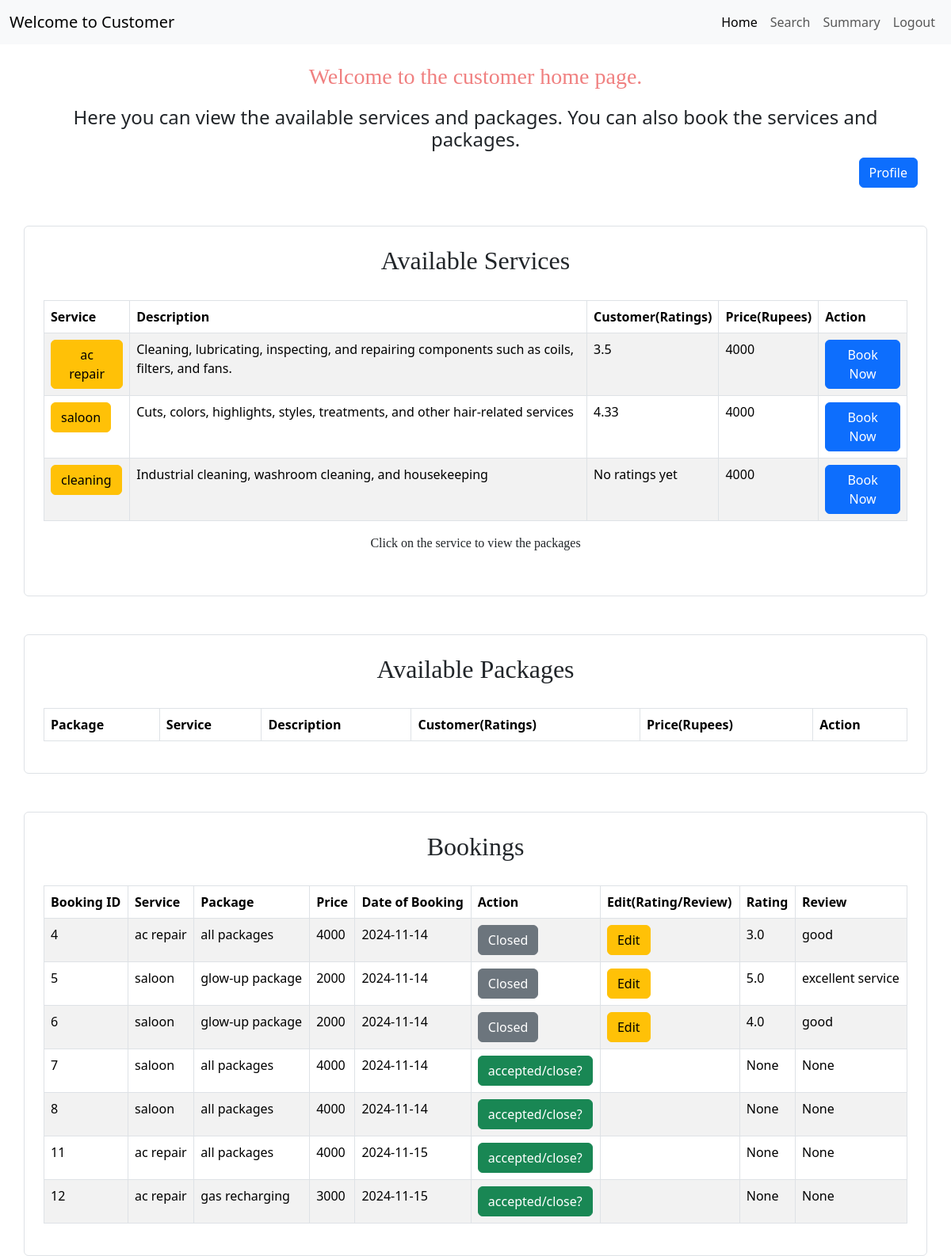
The app's page /customer/home (signed in) with its own data.
### backend/models.py (models this page shows)
class Service(db.Model):
    __tablename__ = 'services'
    id = db.Column(db.String, primary_key=True, nullable=False)
    description = db.Column(db.String, nullable=True)
    base_price = db.Column(db.Integer, nullable=False)
    rating = db.Column(db.Float, nullable=True)
    packages = db.relationship('Package', cascade="all,delete", backref='service', lazy=True)
    service_requests = db.relationship('ServiceRequest', cascade="all,delete", backref='service', lazy=True)
    professionals = db.relationship('Professional',cascade="all,delete" ,backref='service', lazy=True)

class ServiceRequest(db.Model):
    __tablename__ = 'service_requests'
    id = db.Column(db.Integer, primary_key=True)
    customer_id = db.Column(db.Integer, db.ForeignKey('customers.id',ondelete="SET NULL"), nullable=True)
    professional_id = db.Column(db.Integer, db.ForeignKey('professionals.id',ondelete="SET NULL"), nullable=True)
    service_id = db.Column(db.String, db.ForeignKey('services.id'), nullable=False)
    package_id = db.Column(db.String, db.ForeignKey('packages.id'), nullable=False)
    price=db.Column(db.Integer, nullable=False)
    date_of_request = db.Column(db.Date, nullable=False)
    status = db.Column(db.String, nullable=False)
    is_approved = db.Column(db.Boolean, nullable=False, default=False)
    review = db.Column(db.String, nullable=True)
    rating = db.Column(db.Float, nullable=True)

### backend/customer.py (the view, shortened to what this page needs)
@app.route('/customer/home', methods=['GET', 'POST'])
@auth_req
def cust_home():
    user_id = session.get('user_id')
    service_ratings = defaultdict(list)
    requests = ServiceRequest.query.all()
    for req in requests:
        if req.rating is not None:
            service_ratings[req.service_id].append(req.rating)
            if req.package_id != "All Packages" :
                service_ratings[req.package_id].append(req.rating)
    average_ratings = {}
    for service_id, ratings in service_ratings.items():
        average_ratings[service_id] = round(sum(ratings) / len(ratings),2)
    packages=[]
    customer = Customer.query.filter_by(user_id=user_id).first()
    if not customer:
        flash("Please login to access this page", "danger")
        return redirect(url_for('home'))
    service_requests = ServiceRequest.query.filter_by(customer_id=customer.id).all()
    services = Service.query.all()
    return render_template('customer/c_home.html', Services=services, service_requests=service_requests, average_ratings=average_ratings)

### backend/admin.py (called while the page is built)
def auth_req(func):
    @wraps(func)
    def decorated_function(*args, **kwargs):
        if 'user_id' not in session:
            flash("Please login to access this page", "success")
            return  redirect(url_for('home'))
        return func(*args, **kwargs)
    return decorated_function

### templates/customer/c_home.html (shortened to what this page needs)
{% extends 'layout.html' %}
{% block content %}
<nav class="navbar navbar-expand-lg bg-body-tertiary mb-4">
    <div class="container-fluid">
        <a class="navbar-brand" href="#">Welcome to Customer</a>
            <div class="navbar-nav">
                <a class="nav-link active" aria-current="page" href="#">Home</a>
                <a class="nav-link" href="{{url_for('cust_search')}}">Search</a>
                <a class="nav-link" href="{{url_for('cust_sum')}}">Summary</a>
                <a class="nav-link" href="{{ url_for('home') }}">Logout</a>
            </div>
    </div>
</nav>
<div class="container text-center">
    <h3 class="welcome-text">Welcome to the customer home page.</h3>
    <h4>
        <marquee>Here you can view the available services and packages. You can also book the services and packages.</marquee>
    <h4>
    <h5>
        <a href="{{ url_for('cust_edit')}}" class="btn btn-primary">Profile</a>
    </h5>
</div>
<div class="container p-4 border rounded mt-5">
    <h2>Available Services</h2>
    <div class="table-responsive">
        <table class="table table-bordered table-striped table-hover">
            <thead>
                <tr>
                    <th>Service</th>
                    <th>Description</th>
                    <th>Customer(Ratings)</th>
                    <th>Price(Rupees)</th>
                    <th>Action</th>
                </tr>
            </thead>
            <tbody>
                {% for service in Services %}
                <tr>
                    <td>
                        <form action="{{ url_for('cust_home') }}" method="POST">
                            <button type="submit" class="btn btn-warning">{{ service.id }}</button>
                        </form>
                    </td>
                    <td>{{ service.description }}</td>
                    <td>
                        {% if service.id in average_ratings %}
                            {{ average_ratings[service.id] }}
                        {% else %}
                             No ratings yet
                        {% endif %}
                    </td>
                    <td>{{ service.base_price }}</td>
                    <td>
                       <form action="{{ url_for('cust_home') }}" method="POST">
                            <button type="submit" class="btn btn-primary">Book Now</button>
                        </form>
                    </td>
                </tr>
                {% endfor %}
            </tbody>
        </table>
    </div>
    <p>Click on the service to view the packages</p>
</div>
<div class="container p-4 border rounded mt-5">
    <h2>Available Packages</h2>
    <div class="table-responsive">
        <table class="table table-bordered table-striped table-hover">
            <thead>
                <tr>
                    <th scope="col">Package</th>
                    <th scope="col">Service</th>
                    <th scope="col">Description</th>
                    <th scope="col">Customer(Ratings)</th>
                    <th scope="col">Price(Rupees)</th>
                    <th scope="col">Action</th>
                </tr>
            </thead>
        </table>
    </div>
</div>
<div class="container p-4 border rounded mt-5">
    <h2>Bookings</h2>
    <div class="table-responsive">
        <table class="table table-bordered table-striped table-hover">
            <thead>
                <tr>
                    <th scope="col">Booking ID</th>
                    <th scope="col">Service</th>
                    <th scope="col">Package</th>
                    <th scope="col">Price</th>
                    <th scope="col">Date of Booking</th>
                    <th scope="col">Action</th>
                    <th scope="col">Edit(Rating/Review)</th>
                    <th scope="col">Rating</th>
                    <th scope="col">Review</th>
                </tr>
            </thead>
            <tbody>
                {% for  booking in service_requests  %}
                <tr>
                    <td>{{ booking.id }}</td>
                    <td>{{ booking.service_id }}</td>
                    <td>{{ booking.package_id }}</td>
                    <td>{{ booking.price }}</td>
                    <td>{{ booking.date_of_request }}</td>
                    <form action="{{ url_for('cust_rate') }}" method="POST">
                        <td>
                        {% if booking.status == 'accepted/close?' %}
                            <button type="submit" class="btn btn-success">{{ booking.status }}</button>
                        {% else %}
                            <span class="btn btn-secondary">{{ booking.status }}</span>
                        {% endif %}
                        </td>
                        <td>
                        {% if booking.status == 'Closed' %}
                            <button type="submit" class="btn btn-warning">Edit</button>
                        {% endif %}
                        </td>
                    </form>
                    <td>{{ booking.rating }}</td>
                    <td>{{ booking.review }}</td>
                </tr>
                {% endfor %}
            </tbody>
        </table>
    </div>
</div>
{% endblock %}

### templates/customer/c_home.html (style rules this page uses)
h2,p { text-align: center; font-family:"Times New Roman", Times, serif; margin-bottom: 30px; }
h5 { text-align: right; }
.container { margin-top: 20px; }
.welcome-text { color: #F08080; margin-bottom: 20px; font-family:"Times New Roman", Times, serif; }

### records on screen
Service: id "ac repair", description "Cleaning, lubricating, inspecting, and repairing components such as coils, filters, and fans.", average_ratings "3.5", base_price "4000"
Service: id "saloon", description "Cuts, colors, highlights, styles, treatments, and other hair-related services", average_ratings "4.33", base_price "4000"
Service: id "cleaning", description "Industrial cleaning, washroom cleaning, and housekeeping", shows "No ratings yet", base_price "4000"
ServiceRequest: id "4", service_id "ac repair", package_id "all packages", price "4000", date_of_request "2024-11-14", status "Closed", shows "Edit", rating "3.0", review "good"
ServiceRequest: id "5", service_id "saloon", package_id "glow-up package", price "2000", date_of_request "2024-11-14", status "Closed", shows "Edit", rating "5.0", review "excellent service"
ServiceRequest: id "6", service_id "saloon", package_id "glow-up package", price "2000", date_of_request "2024-11-14", status "Closed", shows "Edit", rating "4.0", review "good"
ServiceRequest: id "7", service_id "saloon", package_id "all packages", price "4000", date_of_request "2024-11-14", status "accepted/close?", rating "None", review "None"
ServiceRequest: id "8", service_id "saloon", package_id "all packages", price "4000", date_of_request "2024-11-14", status "accepted/close?", rating "None", review "None"
ServiceRequest: id "11", service_id "ac repair", package_id "all packages", price "4000", date_of_request "2024-11-15", status "accepted/close?", rating "None", review "None"
ServiceRequest: id "12", service_id "ac repair", package_id "gas recharging", price "3000", date_of_request "2024-11-15", status "accepted/close?", rating "None", review "None"
